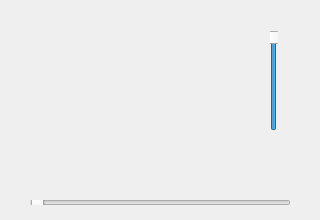
<?xml version="1.0" encoding="UTF-8"?>
<ui version="4.0">
 <class>WidgetClass</class>
 <widget class="QWidget" name="WidgetClass">
  <property name="geometry">
   <rect>
    <x>0</x>
    <y>0</y>
    <width>320</width>
    <height>220</height>
   </rect>
  </property>
  <property name="windowTitle">
   <string>Widget</string>
  </property>
  <widget class="QLabel" name="label">
   <property name="geometry">
    <rect>
     <x>0</x>
     <y>0</y>
     <width>321</width>
     <height>221</height>
    </rect>
   </property>
   <property name="text">
    <string/>
   </property>
   <property name="pixmap">
    <pixmap resource="mp3_src.qrc">:/mp3_src/apple_logo.bmp</pixmap>
   </property>
  </widget>
  <widget class="QPushButton" name="btn_open">
   <property name="geometry">
    <rect>
     <x>40</x>
     <y>160</y>
     <width>31</width>
     <height>31</height>
    </rect>
   </property>
   <property name="text">
    <string/>
   </property>
   <property name="icon">
    <iconset resource="mp3_src.qrc">
     <normaloff>:/mp3_src/open.png</normaloff>:/mp3_src/open.png</iconset>
   </property>
   <property name="iconSize">
    <size>
     <width>24</width>
     <height>24</height>
    </size>
   </property>
   <property name="flat">
    <bool>true</bool>
   </property>
  </widget>
  <widget class="QPushButton" name="btn_perv">
   <property name="geometry">
    <rect>
     <x>80</x>
     <y>160</y>
     <width>31</width>
     <height>31</height>
    </rect>
   </property>
   <property name="text">
    <string/>
   </property>
   <property name="icon">
    <iconset resource="mp3_src.qrc">
     <normaloff>:/mp3_src/prev.png</normaloff>:/mp3_src/prev.png</iconset>
   </property>
   <property name="iconSize">
    <size>
     <width>24</width>
     <height>24</height>
    </size>
   </property>
   <property name="flat">
    <bool>true</bool>
   </property>
  </widget>
  <widget class="QPushButton" name="btn_play">
   <property name="geometry">
    <rect>
     <x>120</x>
     <y>160</y>
     <width>31</width>
     <height>31</height>
    </rect>
   </property>
   <property name="text">
    <string/>
   </property>
   <property name="icon">
    <iconset resource="mp3_src.qrc">
     <normaloff>:/mp3_src/play.png</normaloff>:/mp3_src/play.png</iconset>
   </property>
   <property name="iconSize">
    <size>
     <width>24</width>
     <height>24</height>
    </size>
   </property>
   <property name="flat">
    <bool>true</bool>
   </property>
  </widget>
  <widget class="QPushButton" name="btn_stop">
   <property name="geometry">
    <rect>
     <x>200</x>
     <y>160</y>
     <width>31</width>
     <height>31</height>
    </rect>
   </property>
   <property name="text">
    <string/>
   </property>
   <property name="icon">
    <iconset resource="mp3_src.qrc">
     <normaloff>:/mp3_src/stop.png</normaloff>:/mp3_src/stop.png</iconset>
   </property>
   <property name="iconSize">
    <size>
     <width>24</width>
     <height>24</height>
    </size>
   </property>
   <property name="flat">
    <bool>true</bool>
   </property>
  </widget>
  <widget class="QPushButton" name="btn_next">
   <property name="geometry">
    <rect>
     <x>240</x>
     <y>160</y>
     <width>31</width>
     <height>31</height>
    </rect>
   </property>
   <property name="text">
    <string/>
   </property>
   <property name="icon">
    <iconset resource="mp3_src.qrc">
     <normaloff>:/mp3_src/next.png</normaloff>:/mp3_src/next.png</iconset>
   </property>
   <property name="iconSize">
    <size>
     <width>24</width>
     <height>24</height>
    </size>
   </property>
   <property name="flat">
    <bool>true</bool>
   </property>
  </widget>
  <widget class="QSlider" name="process_bar">
   <property name="geometry">
    <rect>
     <x>30</x>
     <y>200</y>
     <width>261</width>
     <height>5</height>
    </rect>
   </property>
   <property name="orientation">
    <enum>Qt::Horizontal</enum>
   </property>
  </widget>
  <widget class="QSlider" name="voice_bar">
   <property name="geometry">
    <rect>
     <x>270</x>
     <y>30</y>
     <width>8</width>
     <height>101</height>
    </rect>
   </property>
   <property name="maximum">
    <number>100</number>
   </property>
   <property name="value">
    <number>100</number>
   </property>
   <property name="orientation">
    <enum>Qt::Vertical</enum>
   </property>
  </widget>
  <widget class="QPushButton" name="btn_voice">
   <property name="geometry">
    <rect>
     <x>260</x>
     <y>130</y>
     <width>31</width>
     <height>31</height>
    </rect>
   </property>
   <property name="text">
    <string/>
   </property>
   <property name="icon">
    <iconset resource="mp3_src.qrc">
     <normaloff>:/mp3_src/voice.PNG</normaloff>:/mp3_src/voice.PNG</iconset>
   </property>
   <property name="iconSize">
    <size>
     <width>24</width>
     <height>24</height>
    </size>
   </property>
   <property name="flat">
    <bool>true</bool>
   </property>
  </widget>
  <widget class="QPushButton" name="btn_pause">
   <property name="geometry">
    <rect>
     <x>160</x>
     <y>160</y>
     <width>31</width>
     <height>31</height>
    </rect>
   </property>
   <property name="text">
    <string/>
   </property>
   <property name="icon">
    <iconset resource="mp3_src.qrc">
     <normaloff>:/mp3_src/pause.png</normaloff>:/mp3_src/pause.png</iconset>
   </property>
   <property name="iconSize">
    <size>
     <width>24</width>
     <height>24</height>
    </size>
   </property>
   <property name="flat">
    <bool>true</bool>
   </property>
  </widget>
 </widget>
 <layoutdefault spacing="6" margin="11"/>
 <resources>
  <include location="mp3_src.qrc"/>
 </resources>
 <connections/>
</ui>
